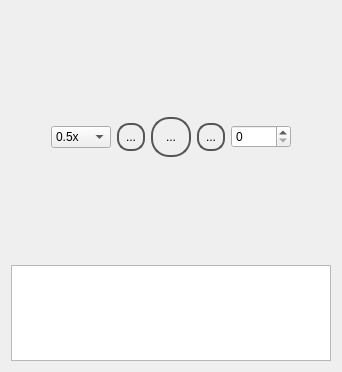
      <widget class="QWidget" name="cleanupTab">
       <attribute name="title">
        <string>Cleanup</string>
       </attribute>
       <layout class="QVBoxLayout" name="verticalLayout_4" stretch="5,1,5,5">
        <item>
         <layout class="QHBoxLayout" name="horizontalLayout_12">
          <property name="leftMargin">
           <number>20</number>
          </property>
          <property name="rightMargin">
           <number>20</number>
          </property>
          <item>
           <widget class="MiniLoader" name="mlon2" native="true"/>
          </item>
          <item>
           <widget class="MiniLoader" name="mlon1" native="true"/>
          </item>
          <item>
           <widget class="MiniLoader" name="miniLoaderOverlay" native="true">
            <property name="minimumSize">
             <size>
              <width>100</width>
              <height>100</height>
             </size>
            </property>
           </widget>
          </item>
          <item>
           <widget class="MiniLoader" name="mlop1" native="true"/>
          </item>
          <item>
           <widget class="MiniLoader" name="mlop2" native="true"/>
          </item>
         </layout>
        </item>
        <item>
         <layout class="QHBoxLayout" name="horizontalLayout_11">
          <property name="spacing">
           <number>-1</number>
          </property>
          <property name="bottomMargin">
           <number>0</number>
          </property>
          <item>
           <spacer name="horizontalSpacer_2b">
            <property name="orientation">
             <enum>Qt::Orientation::Horizontal</enum>
            </property>
            <property name="sizeHint" stdset="0">
             <size>
              <width>40</width>
              <height>20</height>
             </size>
            </property>
           </spacer>
          </item>
          <item>
           <widget class="QComboBox" name="comboPlaybackSpeed_2">
            <property name="sizePolicy">
             <sizepolicy hsizetype="Fixed" vsizetype="Fixed">
              <horstretch>0</horstretch>
              <verstretch>0</verstretch>
             </sizepolicy>
            </property>
            <property name="minimumSize">
             <size>
              <width>0</width>
              <height>0</height>
             </size>
            </property>
            <property name="maximumSize">
             <size>
              <width>80</width>
              <height>16777215</height>
             </size>
            </property>
            <item>
             <property name="text">
              <string>0.5x</string>
             </property>
            </item>
            <item>
             <property name="text">
              <string>1.0x</string>
             </property>
            </item>
            <item>
             <property name="text">
              <string>2.5x</string>
             </property>
            </item>
            <item>
             <property name="text">
              <string>5.0x</string>
             </property>
            </item>
            <item>
             <property name="text">
              <string>10.0x</string>
             </property>
            </item>
           </widget>
          </item>
          <item>
           <widget class="QToolButton" name="firstFrameButton_2">
            <property name="styleSheet">
             <string notr="true">/* Style for our specific Play/Pause button. Give it an object name in C++ */
QToolButton#firstFrameButton_2 {
    /* Make it round */
    border-radius: 12px; /* Half of the button's size (e.g., 50px / 2) */

    /* Define size - necessary for border-radius to work correctly */
    min-width: 24px;
    max-width: 24px;
    min-height:24px;
    max-height: 24px;

    /* Set borders and background */
    border: 2px solid #555; /* Example border */
    background-color: qlineargradient(x1: 0, y1: 0, x2: 0, y2: 1,
                                      stop: 0 #f6f7fa, stop: 1 #dadbde); /* Example gradient background */

    /* Define icon size */
    icon-size: 18px 18px; /* Adjust as needed */
}
</string>
            </property>
            <property name="text">
             <string>...</string>
            </property>
            <property name="icon">
             <iconset theme="QIcon::ThemeIcon::MediaSkipBackward"/>
            </property>
           </widget>
          </item>
          <item>
           <widget class="QToolButton" name="playPauseButton_2">
            <property name="styleSheet">
             <string notr="true">/* Style for our specific Play/Pause button. Give it an object name in C++ */
QToolButton#playPauseButton_2 {
    /* Make it round */
    border-radius: 18px; /* Half of the button's size (e.g., 50px / 2) */

    /* Define size - necessary for border-radius to work correctly */
    min-width: 36px;
    max-width: 36px;
    min-height:36px;
    max-height: 36px;

    /* Set borders and background */
    border: 2px solid #555; /* Example border */
    background-color: qlineargradient(x1: 0, y1: 0, x2: 0, y2: 1,
                                      stop: 0 #f6f7fa, stop: 1 #dadbde); /* Example gradient background */

    /* Define icon size */
    icon-size: 24px 24px; /* Adjust as needed */
}

/* ----- Optional: Hover and Pressed Effects ----- */

QToolButton#playPauseButton_2:hover {
    background-color: qlineargradient(x1: 0, y1: 0, x2: 0, y2: 1,
                                      stop: 0 #ffffff, stop: 1 #f0f0f0); /* Lighter on hover */
    border-color: #777;
}

QToolButton#playPauseButton_2:pressed {
    background-color: qlineargradient(x1: 0, y1: 0, x2: 0, y2: 1,
                                      stop: 0 #dadbde, stop: 1 #f6f7fa); /* Inverted gradient on press */
    border-color: #444;
}

/* Style for when the button is checked AND pressed */
QToolButton#playPauseButton_2:checked:pressed {
     background-color: qlineargradient(x1: 0, y1: 0, x2: 0, y2: 1,
                                      stop: 0 #cccccc, stop: 1 #e0e0e0); /* Different pressed look when checked */
}

/* Style for when the button is checked AND hovered */
QToolButton#playPauseButton_2:checked:hover {
     background-color: qlineargradient(x1: 0, y1: 0, x2: 0, y2: 1,
                                      stop: 0 #e8e8e8, stop: 1 #d8d8d8); /* Different hover look when checked */
     border-color: #666;
}</string>
            </property>
            <property name="text">
             <string>...</string>
            </property>
            <property name="icon">
             <iconset theme="QIcon::ThemeIcon::MediaPlaybackStart"/>
            </property>
            <property name="shortcut">
             <string>Space</string>
            </property>
            <property name="checkable">
             <bool>true</bool>
            </property>
           </widget>
          </item>
          <item>
           <widget class="QToolButton" name="lastFrameButton_2">
            <property name="styleSheet">
             <string notr="true">/* Style for our specific Play/Pause button. Give it an object name in C++ */
QToolButton#lastFrameButton_2 {
    /* Make it round */
    border-radius: 12px; /* Half of the button's size (e.g., 50px / 2) */

    /* Define size - necessary for border-radius to work correctly */
    min-width: 24px;
    max-width: 24px;
    min-height:24px;
    max-height: 24px;

    /* Set borders and background */
    border: 2px solid #555; /* Example border */
    background-color: qlineargradient(x1: 0, y1: 0, x2: 0, y2: 1,
                                      stop: 0 #f6f7fa, stop: 1 #dadbde); /* Example gradient background */

    /* Define icon size */
    icon-size: 18px 18px; /* Adjust as needed */
}
</string>
            </property>
            <property name="text">
             <string>...</string>
            </property>
            <property name="icon">
             <iconset theme="QIcon::ThemeIcon::MediaSkipForward"/>
            </property>
           </widget>
          </item>
          <item>
           <widget class="QSpinBox" name="framePosition_2">
            <property name="minimumSize">
             <size>
              <width>60</width>
              <height>0</height>
             </size>
            </property>
           </widget>
          </item>
          <item>
           <spacer name="horizontalSpacer_3b">
            <property name="orientation">
             <enum>Qt::Orientation::Horizontal</enum>
            </property>
            <property name="sizeHint" stdset="0">
             <size>
              <width>40</width>
              <height>20</height>
             </size>
            </property>
           </spacer>
          </item>
         </layout>
        </item>
        <item>
         <layout class="QHBoxLayout" name="horizontalLayout_13">
          <property name="leftMargin">
           <number>20</number>
          </property>
          <property name="topMargin">
           <number>0</number>
          </property>
          <property name="rightMargin">
           <number>20</number>
          </property>
          <item>
           <widget class="QWidget" name="mmn2" native="true"/>
          </item>
          <item>
           <widget class="QWidget" name="mmn1" native="true"/>
          </item>
          <item>
           <widget class="QWidget" name="mergeMap" native="true"/>
          </item>
          <item>
           <widget class="QWidget" name="mmp1" native="true"/>
          </item>
          <item>
           <widget class="QWidget" name="mmp2" native="true"/>
          </item>
         </layout>
        </item>
        <item>
         <layout class="QHBoxLayout" name="horizontalLayout_14">
          <property name="topMargin">
           <number>0</number>
          </property>
          <item>
           <widget class="QTableView" name="mergeSplitTableView"/>
          </item>
         </layout>
        </item>
       </layout>
      </widget>
